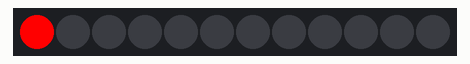
Simulated run of this sketch. Board: Arduino Uno, built with avr-gcc and run on an emulated ATmega328P. Shown: 12 RGB LEDs in strip order, left to right.

Above: at 0.01 s.
At 5.02 s:
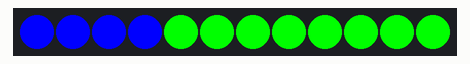
At 10.03 s:
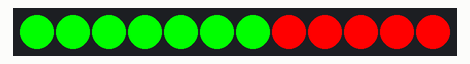
At 20.06 s:
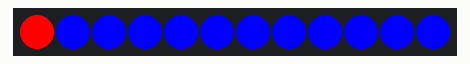
At 29.93 s:
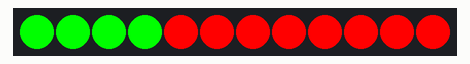
At 39.81 s:
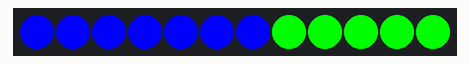

The sketch:

LED_ring.ino
```cpp
#include <Adafruit_NeoPixel.h>

#define PIN            12

// How many NeoPixels are attached to the Arduino?
#define NUMPIXELS      12

Adafruit_NeoPixel pixels = Adafruit_NeoPixel(NUMPIXELS, PIN, NEO_GRB + NEO_KHZ800);

int delayval = 50; // delay for half a second

void setup()
{
  pixels.begin(); // This initializes the NeoPixel library.
}

void loop()
{
  for(int i=0;i<NUMPIXELS;i++)
  {
    // pixels.Color takes RGB values, from 0,0,0 up to 255,255,255
    pixels.setPixelColor(i, pixels.Color(255,0,0)); // Moderately bright green color.
    pixels.show(); // This sends the updated pixel color to the hardware.
    delay(delayval); // Delay for a period of time (in milliseconds).
  }

  for(int i=0;i<NUMPIXELS;i++)
  {
    // pixels.Color takes RGB values, from 0,0,0 up to 255,255,255
    pixels.setPixelColor(i, pixels.Color(0,255,0)); // Moderately bright green color.
    pixels.show(); // This sends the updated pixel color to the hardware.
    delay(delayval); // Delay for a period of time (in milliseconds).
  }

  for(int i=0;i<NUMPIXELS;i++)
  {
    // pixels.Color takes RGB values, from 0,0,0 up to 255,255,255
    pixels.setPixelColor(i, pixels.Color(0,0,255)); // Moderately bright green color.
    pixels.show(); // This sends the updated pixel color to the hardware.
    delay(delayval); // Delay for a period of time (in milliseconds).
  }
}
```
